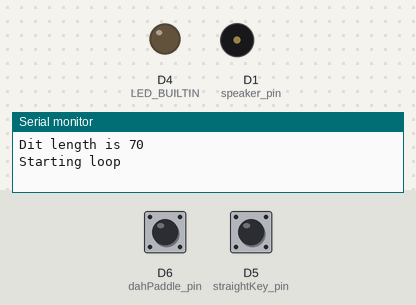
Bench run of a program on a simulated ESP8266 (Wemos D1 mini). Shown: output pins drawn as LEDs (lit = HIGH, except the on-board LED, lit = LOW), buzzer (waves = sounding, pin HIGH), the last lines printed to the serial monitor. Dashed ring = blinking. The test bench sets the inputs (shaded band); at power-on: D5 (straightKey_pin) HIGH, D6 (dahPaddle_pin) HIGH.

Above: at 1.2 s.
1.3 s: D5 (straightKey_pin) pulled LOW for 0.15 s
At 2.7 s:
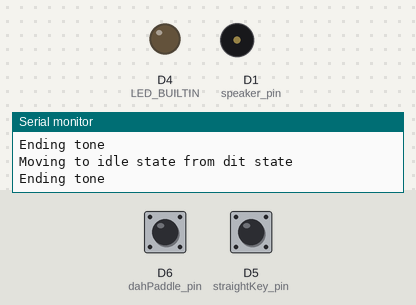
3.0 s: D6 (dahPaddle_pin) pulled LOW for 1 s
At 3.1 s:
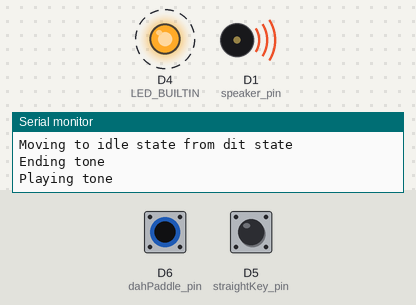
6.0 s: D6 (dahPaddle_pin) pulled LOW for 3.2 s
At 9.6 s:
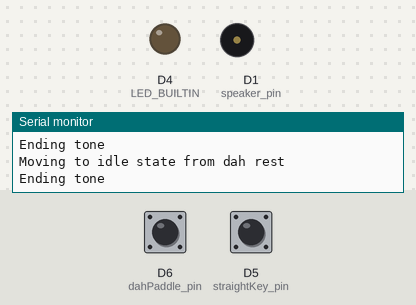
10.7 s: D5 (straightKey_pin) pulled LOW for 3.2 s
At 14.4 s:
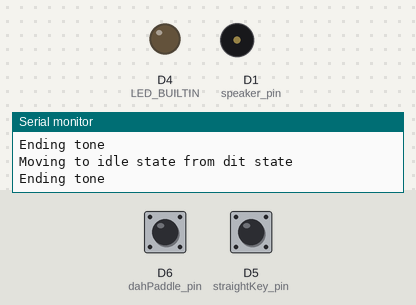
Timing chart, 0 to 15.9 s (numbered marks = the images above; inputs shaded):
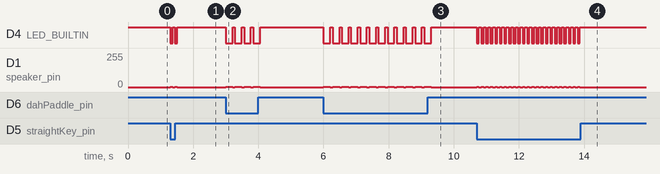

The program:

main.cpp
```cpp
#include <Arduino.h>

static int speaker_pin = D1;
static int straightKey_pin = D5;

static int ditPaddle_pin = D5;
static int dahPaddle_pin = D6;

static bool straightKey_enabled = false;

static int cw_freq = 500;

static int wpm = 17;
static int wpm_farnsworth = wpm;
static int dah_to_dit_ratio = 3;

static int volume = 2;

typedef enum {
  CWS_Idle = 0,
  CWS_manual_active,
  CWS_dit_active,
  CWS_dit_rest,
  CWS_dah_active,
  CWS_dah_rest
} CWState;
static CWState state = CWS_Idle;
static unsigned long lastStateTime = 0;

typedef struct {
  unsigned long dit_length;
  unsigned long dit_rest;
  unsigned long dah_length;
  unsigned long dah_rest;
} WPMConfig;
static WPMConfig wpmconfig = {0};

typedef enum {
  QueuedPaddle_none = 0,
  QueuedPaddle_dit,
  QueuedPaddle_dah
} QueuedPaddleType;
static QueuedPaddleType queuedPaddle = QueuedPaddle_none;

// ---------
// Boring Function Declarations

void calcWPMConfig();

CWState handle_straight_key(CWState curState);
CWState handle_paddles(CWState curState, CWState lastState);

void playTone(int channel, int frequency);
void endTone(int channel);

// ---------
// Setup

void setup() {
  pinMode(LED_BUILTIN, OUTPUT);
  digitalWrite(LED_BUILTIN, 1);

  pinMode(speaker_pin, OUTPUT);
  analogWrite(speaker_pin, 0);

  pinMode(straightKey_pin, INPUT_PULLUP);
  pinMode(ditPaddle_pin, INPUT_PULLUP);
  pinMode(dahPaddle_pin, INPUT_PULLUP);

  calcWPMConfig();

  Serial.begin(115200);
  Serial.print("Starting loop");
}

void calcWPMConfig() {
  // https://morsecode.world/international/timing.html
  unsigned long ms_per_dit = 60000/(50 * wpm);
  wpmconfig.dit_length = ms_per_dit;
  wpmconfig.dit_rest = ms_per_dit;
  wpmconfig.dah_length = dah_to_dit_ratio * ms_per_dit;
  wpmconfig.dah_rest = ms_per_dit;

  Serial.print("Dit length is ");
  Serial.println(ms_per_dit);
}

// ---------
// Main Loop
void loop() {
  CWState lastState = state;
  CWState new_state = state;

  // Check if our current state has been happening for too long
  unsigned long ms = millis();
  switch(state) {
    case CWS_Idle:
    case CWS_manual_active:
      break;

    case CWS_dit_active:
      if ((ms - lastStateTime) >= wpmconfig.dit_length) {
        Serial.println("Moving to dit rest state");
        new_state = CWS_dit_rest;
      }
      break;

    case CWS_dit_rest:
      if ((ms - lastStateTime) >= wpmconfig.dit_rest) {
        Serial.println("Moving to idle state from dit state");
        new_state = CWS_Idle;
      }
      break;

    case CWS_dah_active:
      if ((ms - lastStateTime) >= wpmconfig.dah_length) {
        Serial.println("Moving to dah rest state");
        new_state = CWS_dah_rest;
      }
      break;

    case CWS_dah_rest:
      if ((ms - lastStateTime) >= wpmconfig.dah_rest) {
        Serial.println("Moving to idle state from dah rest");
        new_state = CWS_Idle;
      }
      break;
  }

  // Kick off the queued paddle if there is one
  if (new_state == CWS_Idle) {
    switch(queuedPaddle) {
      case QueuedPaddle_dit:
        new_state = CWS_dit_active;
        queuedPaddle = QueuedPaddle_none;
        break;
      case QueuedPaddle_dah:
        new_state = CWS_dah_active;
        queuedPaddle = QueuedPaddle_none;
        break;
      case QueuedPaddle_none:
        break;
    }
  }

  if (straightKey_enabled == true) {
    new_state = handle_straight_key(new_state);
  } else {
    new_state = handle_paddles(new_state, lastState);
  }

  // Act on the new state
  if (new_state != state) {
    switch (new_state) {
      case CWS_manual_active:
      case CWS_dit_active:
      case CWS_dah_active:
        Serial.println("Playing tone");
        playTone(speaker_pin, cw_freq);
        digitalWrite(LED_BUILTIN, 0);
        break;

      case CWS_dit_rest:
      case CWS_dah_rest:
      case CWS_Idle:
        Serial.println("Ending tone");
        endTone(speaker_pin);
        digitalWrite(LED_BUILTIN, 1);
        break;
    }

    lastStateTime = millis();
    state = new_state;
  }
}

// ---------
// Straight Key

CWState handle_straight_key(CWState curState) {
  if (straightKey_enabled == false) return curState;

  if (digitalRead(straightKey_pin) == 0) {
    return CWS_manual_active;
  }
  return CWS_Idle;
}

// ---------
// Paddles


CWState handle_paddles(CWState curState, CWState lastState) {
  if (straightKey_enabled == true) return curState;

  CWState nextState = curState;
  bool ditPaddle = false;
  bool dahPaddle = false;

  if (digitalRead(ditPaddle_pin) == 0) {
    ditPaddle = true;
  }
  if (digitalRead(dahPaddle_pin) == 0) {
    dahPaddle = true;
  }

  // The state machine kicks off the enqueued paddle before handling new paddles, so if we are idle here we shouldn't have a paddle enqueued.
  if (curState == CWS_Idle) {
    if (ditPaddle) {
      nextState = CWS_dit_active;
    } else if (dahPaddle) {
      nextState = CWS_dah_active;
    }
  } else {
      switch(curState) {
        case CWS_dit_active:
          if (dahPaddle) {
            queuedPaddle = QueuedPaddle_dah;
          }
          break;
        case CWS_dit_rest:
          if (dahPaddle) {
            queuedPaddle = QueuedPaddle_dah;
          }
          break;
        case CWS_dah_active:
          if (ditPaddle) {
            queuedPaddle = QueuedPaddle_dit;
          }
          break;
        case CWS_dah_rest:
          if (ditPaddle) {
            queuedPaddle = QueuedPaddle_dit;
          }
          break;
        case CWS_Idle:
        case CWS_manual_active:
          break;
      }
  }

  return nextState;
}

// ---------
// Tone Playing
// (the ESP8266 Arduino library doesn't implement tone())

void playTone(int pin, int frequency) {
  pinMode(speaker_pin, OUTPUT);
  analogWriteFreq(frequency);
  analogWrite(pin, volume);
}

void endTone(int pin) {
  analogWriteFreq(0);
  analogWrite(pin, 0);
  pinMode(speaker_pin, INPUT);
}
```

Measured:
- after the input at 1.3 s, D4 (LED_BUILTIN): alternates HIGH for 0.07 s and LOW for 0.07 s, 4 changes in all, then stays HIGH, starting at once; D1 (speaker_pin): alternates 2/255 for 0.07 s and 0/255 for 0.07 s, 4 changes in all, then stays 0/255, starting at once
- after the input at 3.0 s, D4 (LED_BUILTIN): alternates HIGH for 0.07 s and LOW for 0.21 s, 8 changes in all, then stays HIGH, starting at once; D1 (speaker_pin): alternates 2/255 for 0.21 s and 0/255 for 0.07 s, 8 changes in all, then stays 0/255, starting at once
- after the input at 6.0 s, D4 (LED_BUILTIN): alternates HIGH for 0.07 s and LOW for 0.21 s, 24 changes in all, then stays HIGH, starting at once; D1 (speaker_pin): alternates 2/255 for 0.21 s and 0/255 for 0.07 s, 24 changes in all, then stays 0/255, starting at once
- after the input at 10.7 s, D4 (LED_BUILTIN): alternates HIGH for 0.07 s and LOW for 0.07 s, 46 changes in all, then stays HIGH, starting at once; D1 (speaker_pin): alternates 2/255 for 0.07 s and 0/255 for 0.07 s, 46 changes in all, then stays 0/255, starting at once
